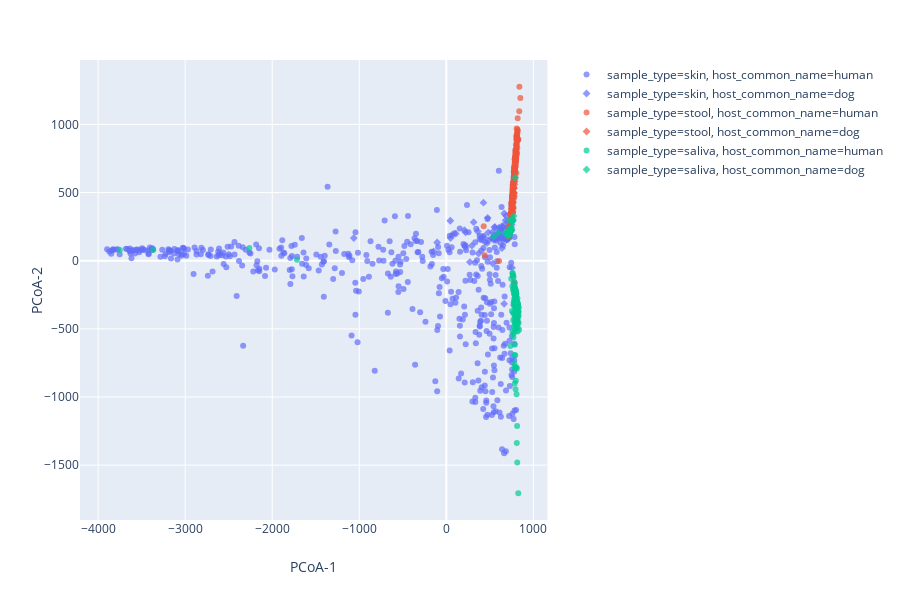

The notebook cell this image was saved under:
### Code cell
import plotly.express as px
# df = px.data.iris()
fig = px.scatter(result5000, x=result5000['PCoA-1'], y=result5000['PCoA-2']
                    ,
                    color='sample_type', symbol='host_common_name', size_max=3, opacity=0.7)
# fig.update_layout(margin=dict(l=0, r=0, b=0, t=0))
fig.show()

### Figure 1 — Plotly figure (JSON) as saved in the notebook; plotly's stock layout.template omitted (floating-point values rounded to 4 significant figures; data arrays with more than 128 entries replaced by an {"elided": "..."} marker saying what was removed)
{"data": [{"hoverlabel": {"namelength": 0}, "hovertemplate": "sample_type=skin<br>host_common_name=human<br>PCoA-1=%{x}<br>PCoA-2=%{y}", "legendgroup": "sample_type=skin, host_common_name=human", "marker": {"color": "#636efa", "opacity": 0.7, "symbol": "circle"}, "mode": "markers", "name": "sample_type=skin, host_common_name=human", "showlegend": true, "type": "scatter", "x": {"elided": "405 float values"}, "xaxis": "x", "y": {"elided": "405 float values"}, "yaxis": "y"}, {"hoverlabel": {"namelength": 0}, "hovertemplate": "sample_type=skin<br>host_common_name=dog<br>PCoA-1=%{x}<br>PCoA-2=%{y}", "legendgroup": "sample_type=skin, host_common_name=dog", "marker": {"color": "#636efa", "opacity": 0.7, "symbol": "diamond"}, "mode": "markers", "name": "sample_type=skin, host_common_name=dog", "showlegend": true, "type": "scatter", "x": [444.4, 478.0, 534.3, 589.4, 662.5, 681.2, 626.5, 605.0, 665.6, 741.7, 725.3, 762.5, 716.4, 713.6, 751.3, 717.5, 694.9, 685.8, 755.8, 675.3, 686.8, 697.0, 704.9, 718.6, 639.1, 531.6, 371.0, 664.4, 538.8, 607.5, 565.1, 709.1, 784.2, 708.5, 544.4, 695.5, 470.2, 634.0, 519.3, 629.7, 562.8, 692.8, 701.3, 672.7, 609.3, -104.9, 48.71, 109.0, 314.4, 208.5, 426.8, 475.0, 668.9, 645.6, 564.6, 651.5, 221.4, 555.3, 654.2, 641.6, 638.1, 604.7, 696.2, 707.0, 646.0, 690.0, 589.5, 689.1, 683.5, 714.0, 715.2, 715.7, 559.5, 270.8, 665.6, 712.4, 711.3, 699.8, 554.3, 551.1, 629.4, 705.5, 682.6, -145.3, 693.8, 698.3, 675.7, 589.7, 692.9, 598.2, 220.4, 425.7, 482.0, 362.1, 293.8, 641.4, 610.7, -1063.0, 46.21], "xaxis": "x", "y": [136.6, 149.9, -20.62, 166.5, 173.6, 296.5, 225.0, 220.2, 187.9, 225.4, 193.1, 296.5, 185.2, 186.4, 264.0, 168.9, 210.4, 177.3, -52.36, 180.7, 329.3, 244.4, 164.8, 176.9, 91.83, 210.6, 52.92, -316.1, 167.3, 175.5, 164.5, 163.8, 595.5, 159.2, 152.3, 160.2, 130.4, 167.1, 164.0, 170.6, 172.4, 159.5, 171.7, 161.9, 167.9, 133.7, 165.8, 198.4, 283.0, 223.4, 426.0, 314.6, 164.9, 172.6, 159.7, 160.9, 208.5, 163.8, 242.3, 243.1, 253.6, 242.4, 162.2, 181.6, 245.4, 195.4, 188.5, 164.6, 275.5, 163.9, 166.9, 165.8, 245.8, -10.3, 346.3, 166.9, 177.8, 165.0, 246.7, 188.1, 124.0, 162.2, 165.1, 68.23, 152.2, 161.7, 161.9, 161.6, 161.6, 193.3, 99.51, 173.1, 206.5, 214.2, 110.7, 210.1, 206.4, 165.9, 293.4], "yaxis": "y"}, {"hoverlabel": {"namelength": 0}, "hovertemplate": "sample_type=stool<br>host_common_name=human<br>PCoA-1=%{x}<br>PCoA-2=%{y}", "legendgroup": "sample_type=stool, host_common_name=human", "marker": {"color": "#EF553B", "opacity": 0.7, "symbol": "circle"}, "mode": "markers", "name": "sample_type=stool, host_common_name=human", "showlegend": true, "type": "scatter", "x": {"elided": "160 float values"}, "xaxis": "x", "y": {"elided": "160 float values"}, "yaxis": "y"}, {"hoverlabel": {"namelength": 0}, "hovertemplate": "sample_type=stool<br>host_common_name=dog<br>PCoA-1=%{x}<br>PCoA-2=%{y}", "legendgroup": "sample_type=stool, host_common_name=dog", "marker": {"color": "#EF553B", "opacity": 0.7, "symbol": "diamond"}, "mode": "markers", "name": "sample_type=stool, host_common_name=dog", "showlegend": true, "type": "scatter", "x": [750.9, 777.2, 763.7, 775.2, 759.0, 760.1, 756.9, 752.5, 750.7, 763.5, 767.7, 753.2, 763.3, 790.1, 764.0, 761.9, 767.9, 763.0, 777.1, 771.8, 774.9, 765.0, 783.7, 773.1, 776.0, 759.7, 775.6, 758.6, 748.1, 762.4, 763.5, 785.9, 773.0], "xaxis": "x", "y": [355.1, 534.6, 432.4, 496.7, 418.3, 360.0, 344.5, 351.6, 323.9, 382.4, 462.1, 343.8, 435.4, 612.5, 377.9, 427.6, 478.9, 391.5, 532.0, 500.0, 498.5, 420.8, 560.3, 455.0, 474.5, 356.9, 469.3, 359.6, 314.5, 392.4, 401.1, 581.1, 490.2], "yaxis": "y"}, {"hoverlabel": {"namelength": 0}, "hovertemplate": "sample_type=saliva<br>host_common_name=human<br>PCoA-1=%{x}<br>PCoA-2=%{y}", "legendgroup": "sample_type=saliva, host_common_name=human", "marker": {"color": "#00cc96", "opacity": 0.7, "symbol": "circle"}, "mode": "markers", "name": "sample_type=saliva, host_common_name=human", "showlegend": true, "type": "scatter", "x": {"elided": "169 float values"}, "xaxis": "x", "y": {"elided": "169 float values"}, "yaxis": "y"}, {"hoverlabel": {"namelength": 0}, "hovertemplate": "sample_type=saliva<br>host_common_name=dog<br>PCoA-1=%{x}<br>PCoA-2=%{y}", "legendgroup": "sample_type=saliva, host_common_name=dog", "marker": {"color": "#00cc96", "opacity": 0.7, "symbol": "diamond"}, "mode": "markers", "name": "sample_type=saliva, host_common_name=dog", "showlegend": true, "type": "scatter", "x": [752.2, 680.0, 759.1, 765.7, 728.8, 736.5, 743.3, 761.5, 726.4, 737.6, 739.2, 723.1, 715.2, 789.3, 734.1, 733.5, 695.3, 547.1, 598.6, 704.9, 725.0, 707.9, 718.4, 732.5, 773.7, 756.6, 742.3, 743.2, 744.6, 727.7], "xaxis": "x", "y": [225.3, 200.0, 287.3, 304.6, 217.2, 226.3, 217.4, 291.2, 296.1, 217.8, 225.2, 200.3, 199.4, 609.5, 213.0, 209.8, 196.6, 176.7, 205.5, 184.4, 198.3, 220.0, 206.7, 210.9, 328.0, 288.3, 226.2, 239.8, 243.7, 185.0], "yaxis": "y"}], "layout": {"height": 600, "legend": {"tracegroupgap": 0}, "margin": {"t": 60}, "xaxis": {"anchor": "y", "domain": [0, 0.98], "title": {"text": "PCoA-1"}}, "yaxis": {"anchor": "x", "domain": [0, 1], "title": {"text": "PCoA-2"}}}}
